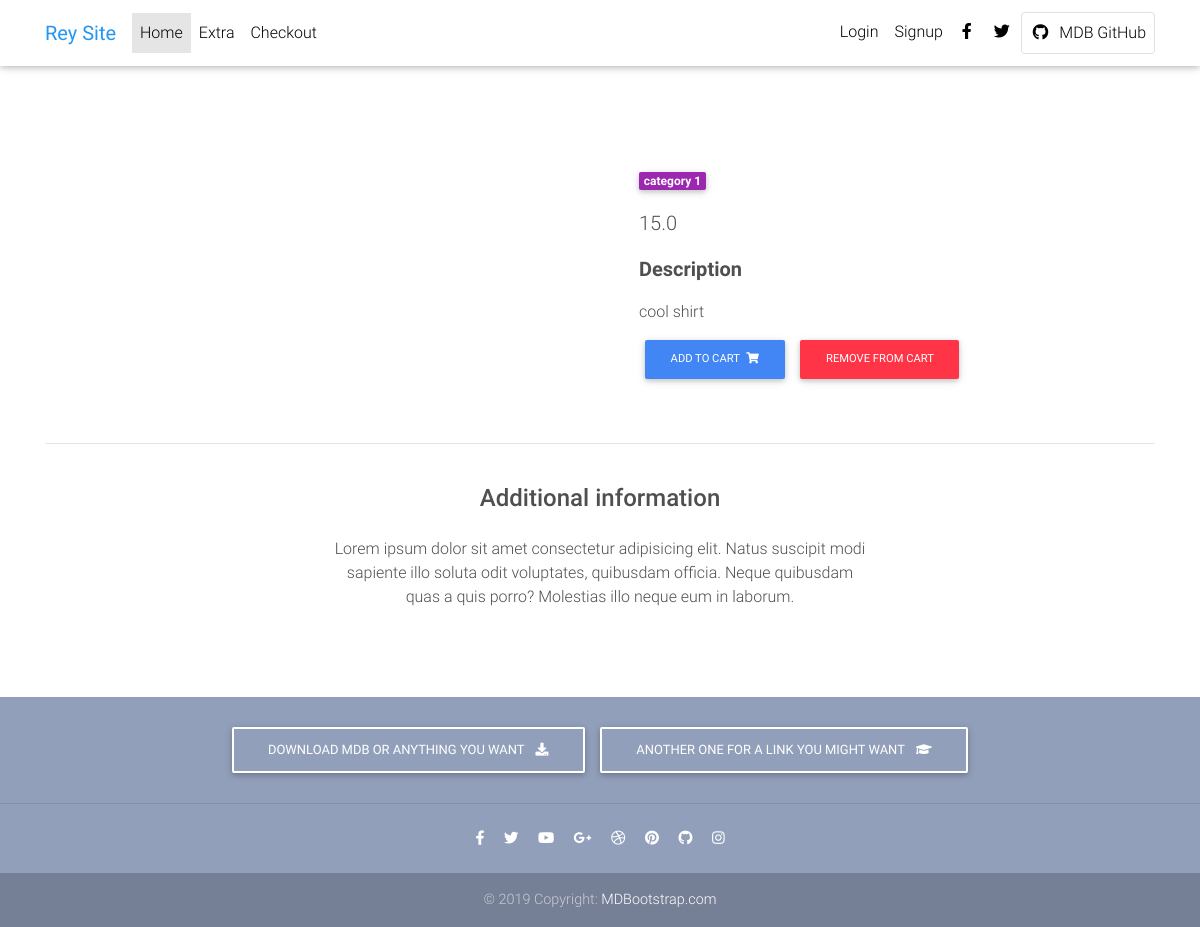
/product/1/, run on an earlier commit of the app's database.
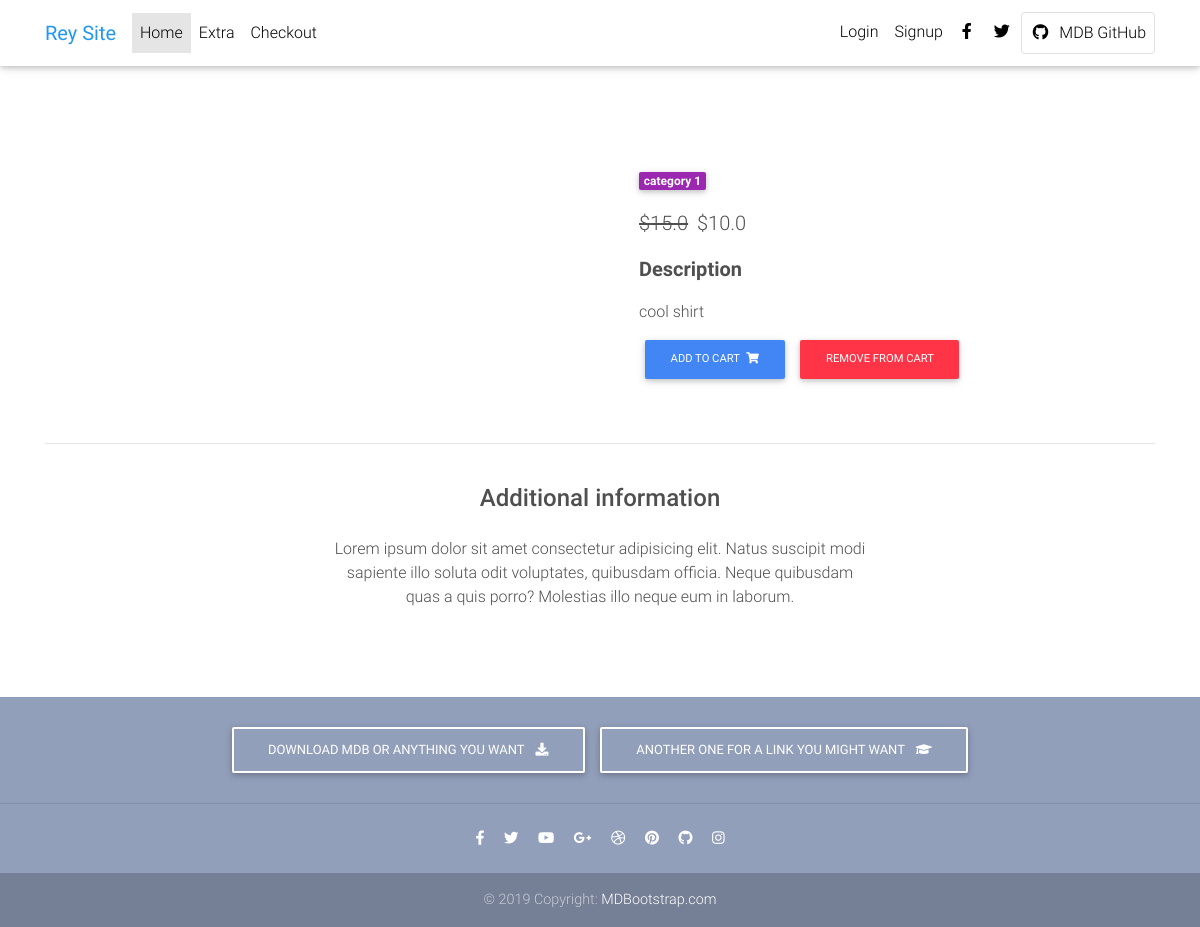
And on a later commit of the database.
### core/models.py (models this page shows, shortened)
class Item(models.Model):
    title = models.CharField(max_length=100)
    price = models.FloatField()
    discount_price = models.FloatField(blank=True, null=True)
    category = models.CharField(choices=CATEGORY_CHOICES, max_length = 2)
    label = models.CharField(choices=LABEL_CHOICES, max_length = 1)
    slug = models.SlugField()
    description = models.TextField()
    image = models.ImageField()
    def get_add_to_cart_url(self):
        return reverse("core:add-to-cart", kwargs={
            'slug': self.slug
        })
    def get_remove_from_cart_url(self):
        return reverse("core:remove-from-cart", kwargs={
            'slug': self.slug
        })

### core/views.py (the view)
# urls.py: path('product/<slug>/', ItemDetailView.as_view(), name='product-page'),
class ItemDetailView(DetailView):
    model = Item
    template_name = "product-page.html"

### templates/product-page.html (shortened to what this page needs)
{% extends "base.html" %}
{% block content %}
  <main class="mt-5 pt-4">
    <div class="container dark-grey-text mt-5">
      <div class="row wow fadeIn">
        <div class="col-md-6 mb-4">
        </div>
        <div class="col-md-6 mb-4">
          <div class="p-4">
            <div class="mb-3">
              <a href="">
                <span class="badge purple mr-1">{{ object.get_category_display }}</span>
              </a>
            </div>
            <p class="lead">
              {% if object.discount_price %}
              <span class="mr-1">
                <del>${{ object.price }}</del>
              </span>
              <span>${{ object.discount_price }}</span>
              {% else %}
              <span>{{ object.price }}</span>
              {% endif %}
            </p>
            <p class="lead font-weight-bold">Description</p>
            <p>{{ object.description }}</p>
            <a href="{{ object.get_add_to_cart_url }} " class="btn btn-primary btn-md my-0 p">
              Add to cart
              <i class="fas fa-shopping-cart ml-1"></i>
            </a>
            <a href="{{ object.get_remove_from_cart_url }} " class="btn btn-danger btn-md my-0 p">
              remove from cart
            </a>
          </div>
        </div>
      </div>
      <hr>
      <div class="row d-flex justify-content-center wow fadeIn">
        <div class="col-md-6 text-center">
          <h4 class="my-4 h4">Additional information</h4>
          <p>Lorem ipsum dolor sit amet consectetur adipisicing elit. Natus suscipit modi sapiente illo soluta odit
            voluptates,
            quibusdam officia. Neque quibusdam quas a quis porro? Molestias illo neque eum in laborum.</p>
        </div>
      </div>
      <div class="row wow fadeIn">
        <div class="col-lg-4 col-md-12 mb-4">
        </div>
        <div class="col-lg-4 col-md-6 mb-4">
        </div>
        <div class="col-lg-4 col-md-6 mb-4">
        </div>
      </div>
    </div>
  </main>
  {% endblock content %}

### templates/base.html (shortened to what this page needs)
{% load static %}
<!DOCTYPE html>
<html lang="en">
<head>
  <link rel="stylesheet" href="https://use.fontawesome.com/releases/v5.11.2/css/all.css">
  <link href="{% static 'css/bootstrap.min.css' %}" rel="stylesheet">
  <link href="{% static 'css/mdb.min.css' %}" rel="stylesheet">
  <link href="{% static 'css/style.min.css' %}" rel="stylesheet">
</head>
{% include "navbar.html" %}
<body>
    <div> class="mt-5 pt-4">
    </div>
    {% block content %}
    {% endblock content %}
    {% include "footer.html" %}
</body>
</html>

### templates/navbar.html (shortened to what this page needs)
{% load cart_template_tags %}
<nav class="navbar fixed-top navbar-expand-lg navbar-light white scrolling-navbar">
    <div class="container">
      <a class="navbar-brand waves-effect" href="/#" target="_blank">
        <strong class="blue-text">Rey Site</strong>
      </a>
      <div class="collapse navbar-collapse" id="navbarSupportedContent">
        <ul class="navbar-nav mr-auto">
          <li class="nav-item active">
            <a class="nav-link waves-effect" href="/#">Home
            </a>
          </li>
          <li class="nav-item">
            <a class="nav-link waves-effect" href="https://mdbootstrap.com/docs/jquery/" target="_blank">Extra</a>
          </li>
          <li class="nav-item">
            <a class="nav-link waves-effect" href="{% url 'core:checkout-page' %}" target="_blank">Checkout</a>
          </li>
        </ul>
        <ul class="navbar-nav nav-flex-icons">
          {% if request.user.is_authenticated %}
          <li class="nav-item">
            <a  href="{% url 'core:order-summary' %}" class="nav-link waves-effect">
              <span class="badge red z-depth-1 mr-1"> {{ request.user|cart_item_count }} </span>
              <i class="fas fa-shopping-cart"></i>
              <span class="clearfix d-none d-sm-inline-block"> Cart </span>
            </a>
          </li>
          <li class="nav-item">
            <a class="nav-link waves-effect" href="{% url 'account_logout' %}">
              <span class="clearfix d-none d-sm-inline-block"> Logout </span>
            </a>
          </li>
          {% else %}
          <li class="nav-item">
            <a class="nav-link waves-effect" href="{% url 'account_login' %}">
              <span class="clearfix d-none d-sm-inline-block"> Login </span>
            </a>
          </li>
          <li class="nav-item">
            <a class="nav-link waves-effect" href="{% url 'account_signup' %}">
              <span class="clearfix d-none d-sm-inline-block"> Signup </span>
            </a>
          </li>
          {% endif %}
          <li class="nav-item">
            <a href="https://www.facebook.com/mdbootstrap" class="nav-link waves-effect" target="_blank">
              <i class="fab fa-facebook-f"></i>
            </a>
          </li>
          <li class="nav-item">
            <a href="https://twitter.com/MDBootstrap" class="nav-link waves-effect" target="_blank">
              <i class="fab fa-twitter"></i>
            </a>
          </li>
          <li class="nav-item">
            <a href="https://github.com/mdbootstrap/bootstrap-material-design" class="nav-link border border-light rounded waves-effect"
              target="_blank">
              <i class="fab fa-github mr-2"></i>MDB GitHub
            </a>
          </li>
        </ul>
      </div>
    </div>
  </nav>

### templates/footer.html
<footer class="page-footer text-center font-small mt-4 wow fadeIn">
    <div class="pt-4">
      <a class="btn btn-outline-white" href="https://mdbootstrap.com/docs/jquery/getting-started/download/" target="_blank"
        role="button">Download MDB or anything you want
        <i class="fas fa-download ml-2"></i>
      </a>
      <a class="btn btn-outline-white" href="https://mdbootstrap.com/education/bootstrap/" target="_blank" role="button">another
        one for a link you might want
        <i class="fas fa-graduation-cap ml-2"></i>
      </a>
    </div>
    <hr class="my-4">
    <div class="pb-4">
      <a href="https://www.facebook.com/mdbootstrap" target="_blank">
        <i class="fab fa-facebook-f mr-3"></i>
      </a>
      <a href="https://twitter.com/MDBootstrap" target="_blank">
        <i class="fab fa-twitter mr-3"></i>
      </a>
      <a href="https://www.youtube.com/watch?v=7MUISDJ5ZZ4" target="_blank">
        <i class="fab fa-youtube mr-3"></i>
      </a>
      <a href="https://plus.google.com/u/0/b/107863090883699620484" target="_blank">
        <i class="fab fa-google-plus-g mr-3"></i>
      </a>
      <a href="https://dribbble.com/mdbootstrap" target="_blank">
        <i class="fab fa-dribbble mr-3"></i>
      </a>
      <a href="https://pinterest.com/mdbootstrap" target="_blank">
        <i class="fab fa-pinterest mr-3"></i>
      </a>
      <a href="https://github.com/mb10-hub" target="_blank">
        <i class="fab fa-github mr-3"></i>
      </a>
      <a href="http://codepen.io/mdbootstrap/" target="_blank">
        <i class="fab fa-instagram" aria-hidden="true"></i>
      </a>
    </div>
    <div class="footer-copyright py-3">
      © 2019 Copyright:
      <a href="https://mdbootstrap.com/education/bootstrap/" target="_blank"> MDBootstrap.com </a>
    </div>
  </footer>

### templates/scripts.html (shortened to what this page needs)
{% load static %}

### templates/base.html (style rules this page uses)
html, body, header, .carousel { height: 60vh; }

What changed in the data, as far as the page shows it:
changed Item "cool shirt": discount_price (not shown) → "10.0"
